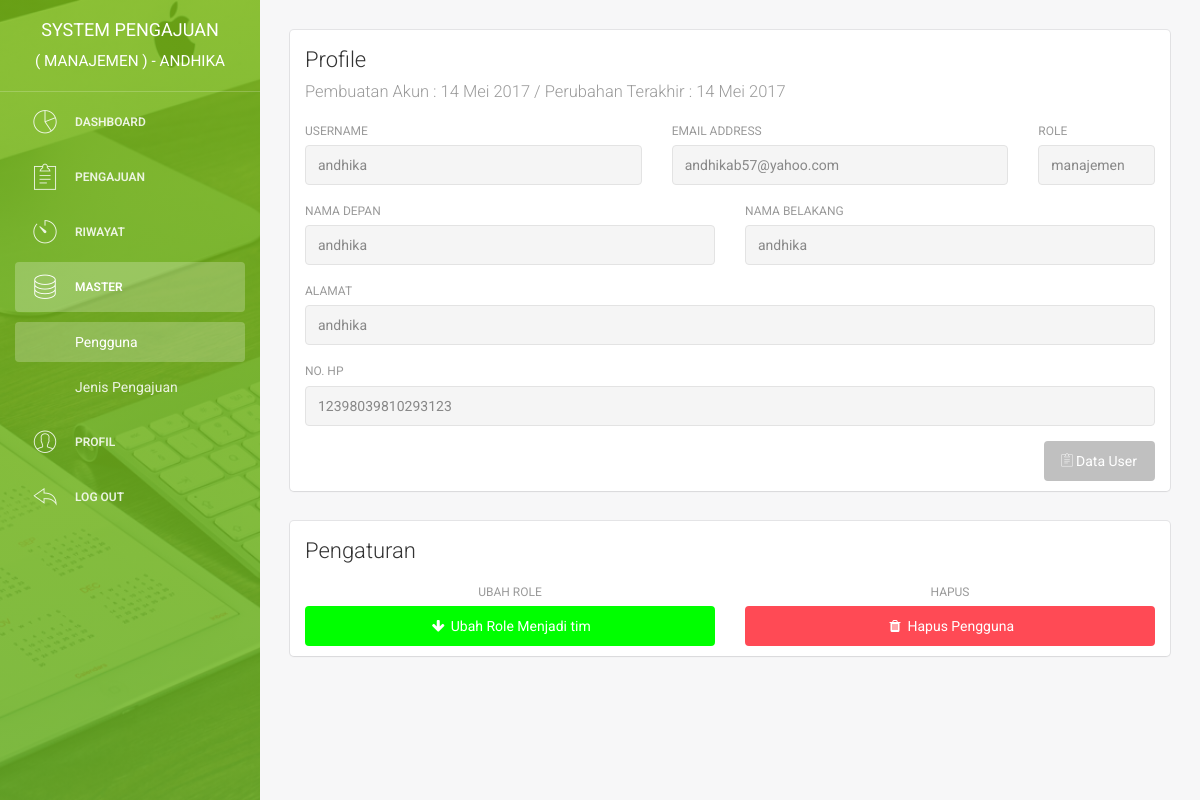
The app's page /admin/detail_user?id=16 (signed in) with its own data.
### tables this page shows
CREATE TABLE `user` (
  `id_user` int(11) NOT NULL,
  `username` varchar(225) NOT NULL,
  `email` varchar(225) NOT NULL,
  `password` varchar(225) NOT NULL,
  `nama_depan` varchar(225) NOT NULL,
  `nama_belakang` varchar(225) NOT NULL,
  `jk` enum('laki-laki','perempuan') NOT NULL,
  `no_hp` varchar(50) NOT NULL,
  `alamat` text NOT NULL,
  `role` enum('manajemen','tim') NOT NULL,
  `pembuatan_akun` date NOT NULL,
  `update_akun` date NOT NULL
);

### admin/detail_user.php (the view, shortened to what this page needs)
<?php
    include '../system/koneksi.php';
    if (isset($_GET['id'])) {
        $id = ($_GET["id"]);
        $query = "SELECT * FROM user WHERE id_user ='$id'";
        $result = mysqli_query($con, $query);
        $data = mysqli_fetch_assoc($result);
        $id = $data["id_user"];
        $username = $data["username"];
        $email = $data["email"];
        $namadepan = $data["nama_depan"];
        $namabelakang = $data["nama_belakang"];
        $nohp = $data["no_hp"];
        $alamat = $data["alamat"];
        $role = $data["role"];
        $pembuatan_akun = $data["pembuatan_akun"];
        $update_akun = $data["update_akun"];
    }
    function tanggal_indo($tanggal){
        $bulan = array (1 =>   'Januari',
                'Februari',
                'Maret',
                'April',
                'Mei',
                'Juni',
                'Juli',
                'Agustus',
                'September',
                'Oktober',
                'November',
                'Desember'
        );
        $split = explode('-', $tanggal);
        return $split[2] . ' ' . $bulan[ (int)$split[1] ] . ' ' . $split[0];
    }
?>
<!doctype html>
<html lang="en">
<head>
    <link href="../assets/css/bootstrap.min.css" rel="stylesheet" />
    <link href="../assets/css/animate.min.css" rel="stylesheet"/>
    <link href="../assets/css/light-bootstrap-dashboard.css" rel="stylesheet"/>
    <link href="../assets/css/demo.css" rel="stylesheet" />
    <link href="http://maxcdn.bootstrapcdn.com/font-awesome/4.2.0/css/font-awesome.min.css" rel="stylesheet">
    <link href="../assets/css/pe-icon-7-stroke.css" rel="stylesheet" />
    <link rel="stylesheet" href="../assets/dist/sweetalert.css">
</head>
<body>
    <div class="wrapper">
        <div class="sidebar" data-color="green" data-image="../assets/img/sidebar.jpg">
            <div class="sidebar-wrapper">
                <div class="logo">
                    <a href="index" class="simple-text">
    <?php
    $query_login = "SELECT * FROM user WHERE email ='$_SESSION[email]'";
        $result_login = mysqli_query($con, $query_login);
        $data_login = mysqli_fetch_assoc($result_login);
        $email_login = $data_login["email"];
    ?>
                        System Pengajuan<br><small>( MANAJEMEN ) - <?php echo $username ?></small>
                    </a>
                </div>
                <ul class="nav">
                    <li>
                        <a href="index">
                            <i class="pe pe-7s-graph"></i>
                            <p>Dashboard</p>
                        </a>
                    </li>
                    <li>
                        <a href="pengajuan">
                            <i class="pe pe-7s-note2"></i>
                            <p>Pengajuan</p>
                        </a>
                    </li>
                    <li>
                        <a href="riwayat">
                            <i class="pe pe-7s-timer"></i>
                            <p>Riwayat</p>
                        </a>
                    </li>
                    <li class="active">
                        <a data-toggle="collapse" href="#componentsExamples" aria-expanded="true">
                            <i class="pe-7s-server"></i>
                            <p>Master</p>
                        </a>
                        <div class="collapse in" id="componentsExamples">
                            <ul class="nav">
                                <li class="active"><a href="user">Pengguna</a></li>
                                <li><a href="jenis_pengajuan">Jenis Pengajuan</a></li>
                            </ul>
                        </div>
                    </li>
                    <li>
                        <a href="profil">
                            <i class="pe pe-7s-user"></i>
                            <p>Profil</p>
                        </a>
                    </li>
                    <li>
                        <a href="#" onclick = "logout()">
                            <i class="pe pe-7s-back"></i>
                            <p>Log out</p>
                        </a>
                    </li>
                </ul>
            </div>
        </div>
        <div class="main-panel">
            <div class="content">
                <div class="container-fluid">
                    <div class="row">
                        <div class="col-md-12">
                            <div class="card">
                                <div class="header">
                                    <h4 class="title">Profile <br> <small>Pembuatan Akun : <?php echo tanggal_indo($pembuatan_akun) ?> / Perubahan Terakhir : <?php echo tanggal_indo($update_akun) ?></small></h4>
                                </div>
                                <div class="content">
                                    <div class="row">
                                        <div class="col-md-5">
                                            <div class="form-group">
                                                <label>Username</label>
                                                <input type="text" name="username" id="username" class="form-control" placeholder="username" value="<?php echo $username ?>" disabled>
                                            </div>
                                        </div>
                                        <div class="col-md-5">
                                            <div class="form-group">
                                                <label for="Email">Email address</label>
                                                <input type="email" name="email" id="email" class="form-control" placeholder="email" value="<?php echo $email ?>" disabled>
                                            </div>
                                        </div>
                                        <div class="col-md-2">
                                            <div class="form-group">
                                                <label for="Email">Role</label>
                                                <input type="email" name="text" id="email" class="form-control" placeholder="email" value="<?php echo $role ?>" disabled>
                                            </div>
                                        </div>
                                    </div>
                                    <div class="row">
                                        <div class="col-md-6">
                                            <div class="form-group">
                                                <label>Nama Depan</label>
                                                <input type="text" name="nama_depan" id="nama_depan" class="form-control" placeholder="Nama Depan" value="<?php echo $namadepan ?>" disabled>
                                            </div>
                                            </div>
                                        <div class="col-md-6">
                                            <div class="form-group">
                                                <label>Nama Belakang</label>
                                                <input type="text" name="nama_belakang" id="nama_belakang" class="form-control" placeholder="Nama Belakang" value="<?php echo $namabelakang ?>" disabled>
                                            </div>
                                        </div>
                                    </div>
                                    <div class="row">
                                        <div class="col-md-12">
                                            <div class="form-group">
                                                <label>Alamat</label>
                                                <input type="text" name="alamat" id="alamat" class="form-control" placeholder="Alamat" value="<?php echo $alamat ?>" disabled>
                                            </div>
                                        </div>
                                    </div>
                                    <div class="row">
                                        <div class="col-md-12">
                                            <div class="form-group">
                                                <label>No. Hp</label>
                                                <input type="number" name="nohp" id="no_hp" class="form-control" placeholder="No Hp" value="<?php echo $nohp ?>" disabled>
                                            </div>
                                        </div>
                                    </div>
                                    <div align="right">
                                        <a href="user">
                                            <button type="button" class="btn btn-info  btn-fill">
                                                <i class="pe pe-7s-note2"></i> Data User
                                            </button>
                                        </a>
                                    </div>
                                </div>
                            </div>
                        </div>
                     </div>
                </div>
<?php
                    if($email == $email_login){
                    }
                    else {
                        ?>
                <div class="container-fluid">
                    <div class="row">
                        <div class="col-md-12">
                            <div class="card">
                                <div class="header">
                                    <h4 class="title">Pengaturan</h4>
                                </div>
                                <div class="content">
                                    <div class="row">
                                        <div class="col-md-6">
                                            <div class="form-group" align="center">
                                                <label for="Username">Ubah Role</label>
                                                <br>
                    <?php
                        if($role == "tim"){
                                                echo '<button onclick="ubahrole_manajemen('.$id.')" type="button" class="btn btn-primary col-md-12 btn-fill">
                                                    <i class="fa fa-arrow-up"></i> Ubah Role Menjadi Manajemen
                                                </button>';
                        }else if ($role == "manajemen"){
                                                echo '<button onclick="ubahrole_tim('.$id.')" type="button" class="btn btn-primary col-md-12 btn-fill">
                                                    <i class="fa fa-arrow-down"></i> Ubah Role Menjadi tim
                                                </button>';
                        }
                    ?>
                                            </div>
                                        </div>
                                        <div class="col-md-6">
                                            <div class="form-group"  align="center">
                                                <label for="Email">Hapus</label><br>
                    <?php
                                                echo '<button onclick="hapususer('.$id.')" type="button" class="btn btn-danger col-md-12 btn-fill">
                                                    <i class="fa fa-trash"></i> Hapus Pengguna
                                                </button>';
                    ?>
                                            </div>
                                        </div>
                                    </div>
                                </div>
                            </div>
                        </div>
                    </div>
                </div>
                        <?php
                    }
                    ?>
            </div>
        </div>
    </div>
</body>
</html>

### records on screen
user: username "ANDHIKA", pembuatan_akun "14 Mei 2017", update_akun "14 Mei 2017", username "andhika", email "andhikab57@yahoo.com", text "manajemen", nama_depan "andhika", nama_belakang "andhika", alamat "andhika", nohp "12398039810293123"
